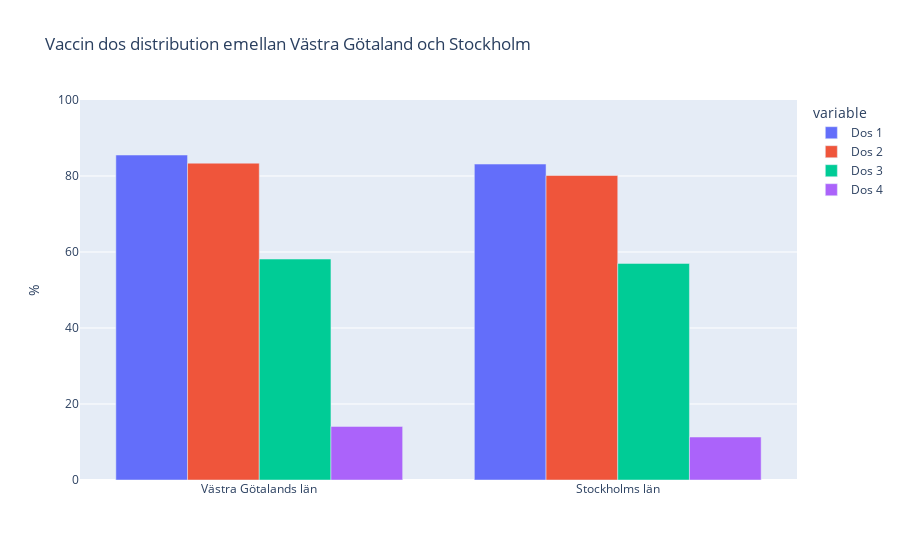

Here is the notebook cell this chart was saved with:
### Code cell
# d)

fig = px.bar(
    vaccin_kommun_och_older['Län_namn'],
    x=['Västra Götalands län', 'Stockholms län'],
    y=[
        percent_dose_1[['Västra Götalands län', 'Stockholms län']],
        percent_dose_2[['Västra Götalands län', 'Stockholms län']],
        percent_dose_3[['Västra Götalands län', 'Stockholms län']],
        percent_dose_4[['Västra Götalands län', 'Stockholms län']]
    ],

    barmode='group',
    title='Vaccin dos distribution emellan Västra Götaland och Stockholm',

    labels={
        'value': '%',
        'x': ''
    }
)

fig.update_layout(yaxis_range=[0, 100])

# source: https://stackoverflow.com/questions/64371174/plotly-how-to-change-variable-label-names-for-the-legend-in-a-plotly-express-li
fig.for_each_trace(lambda t: t.update(name=newnames[t.name]))

fig.show()

fig.write_html("Visualiseringar/Vaccin_dos_distribution_emellan_Västra_Götaland_och_Stockholm_.html")

### Figure 1 — Plotly figure (JSON) as saved in the notebook; plotly's stock layout.template omitted (floating-point values rounded to 4 significant figures)
{"data": [{"alignmentgroup": "True", "hovertemplate": "variable=wide_variable_0<br>=%{x}<br>%=%{y}<extra></extra>", "legendgroup": "wide_variable_0", "marker": {"color": "#636efa", "pattern": {"shape": ""}}, "name": "Dos 1", "offsetgroup": "wide_variable_0", "orientation": "v", "showlegend": true, "textposition": "auto", "type": "bar", "x": ["Västra Götalands län", "Stockholms län"], "xaxis": "x", "y": [85.52, 83.14], "yaxis": "y"}, {"alignmentgroup": "True", "hovertemplate": "variable=wide_variable_1<br>=%{x}<br>%=%{y}<extra></extra>", "legendgroup": "wide_variable_1", "marker": {"color": "#EF553B", "pattern": {"shape": ""}}, "name": "Dos 2", "offsetgroup": "wide_variable_1", "orientation": "v", "showlegend": true, "textposition": "auto", "type": "bar", "x": ["Västra Götalands län", "Stockholms län"], "xaxis": "x", "y": [83.37, 80.13], "yaxis": "y"}, {"alignmentgroup": "True", "hovertemplate": "variable=wide_variable_2<br>=%{x}<br>%=%{y}<extra></extra>", "legendgroup": "wide_variable_2", "marker": {"color": "#00cc96", "pattern": {"shape": ""}}, "name": "Dos 3", "offsetgroup": "wide_variable_2", "orientation": "v", "showlegend": true, "textposition": "auto", "type": "bar", "x": ["Västra Götalands län", "Stockholms län"], "xaxis": "x", "y": [58.15, 57.0], "yaxis": "y"}, {"alignmentgroup": "True", "hovertemplate": "variable=wide_variable_3<br>=%{x}<br>%=%{y}<extra></extra>", "legendgroup": "wide_variable_3", "marker": {"color": "#ab63fa", "pattern": {"shape": ""}}, "name": "Dos 4", "offsetgroup": "wide_variable_3", "orientation": "v", "showlegend": true, "textposition": "auto", "type": "bar", "x": ["Västra Götalands län", "Stockholms län"], "xaxis": "x", "y": [14.11, 11.32], "yaxis": "y"}], "layout": {"barmode": "group", "legend": {"title": {"text": "variable"}, "tracegroupgap": 0}, "title": {"text": "Vaccin dos distribution emellan Västra Götaland och Stockholm"}, "xaxis": {"anchor": "y", "domain": [0, 1], "title": {"text": ""}}, "yaxis": {"anchor": "x", "domain": [0, 1], "range": [0, 100], "title": {"text": "%"}}}}
